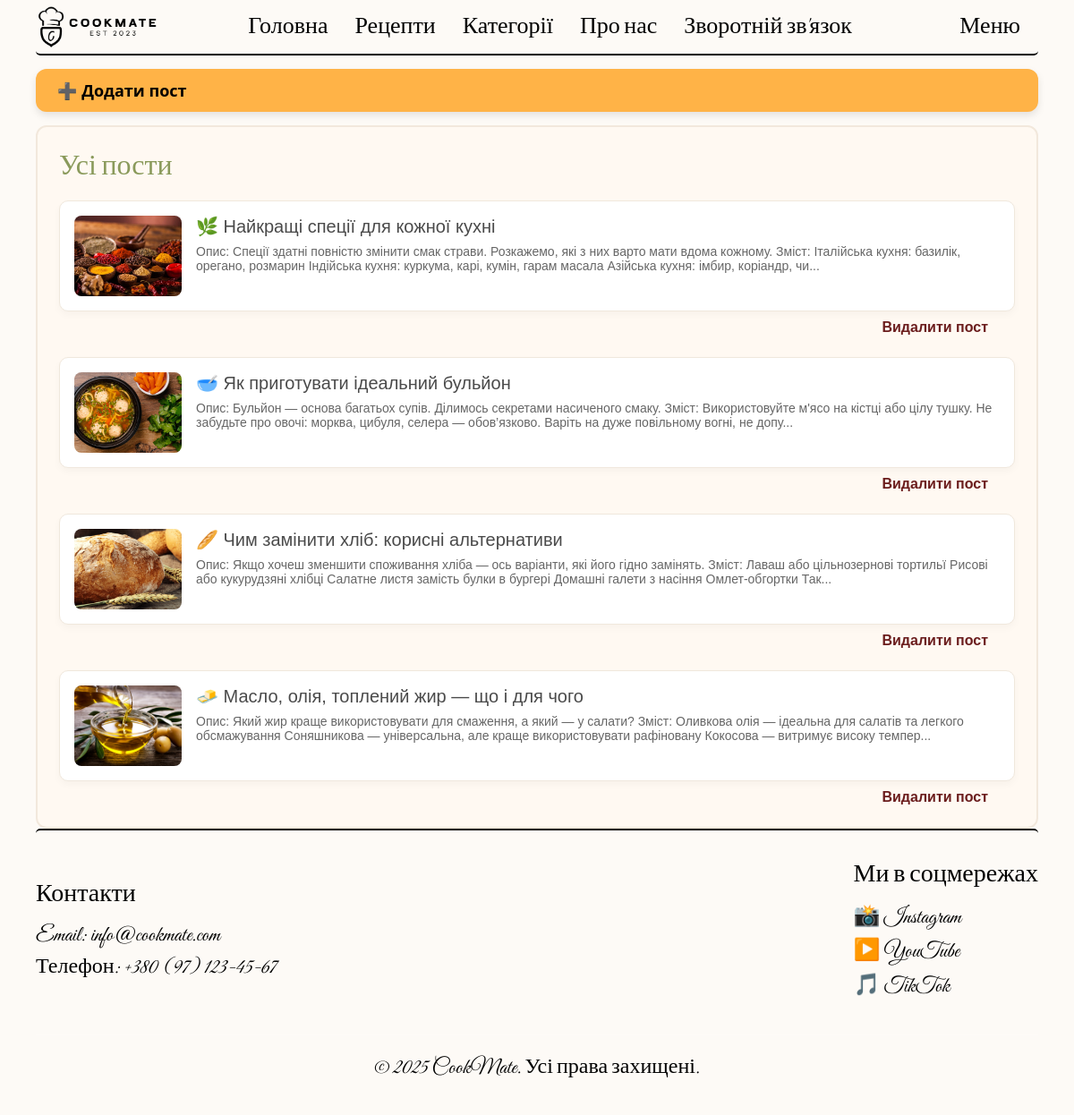
/recipes/manage_post.php, run on the app's committed database.
### tables this page shows
CREATE TABLE `post` (
  `id` int NOT NULL,
  `image` varchar(128) NOT NULL,
  `title` varchar(128) NOT NULL,
  `description` text NOT NULL
);

### recipes/app/database/db.php (called while the page is built, shortened)
<?php
require('connect.php');
function dbCheckError($query){
    $errInfo = $query->errorInfo();
    return true;
}
function selectAll($table, $params = []){
    global $pdo;
    $sql = "SELECT * FROM $table";
    $query = $pdo->prepare($sql);
    $query->execute();
    return $query->fetchAll();
}

### recipes/manage_post.php (the view, shortened to what this page needs)
<?php
$posts = selectAll('post');
?>
<!DOCTYPE html>
<html lang="en">
<head>
    <link rel="stylesheet" href="./assets/css/styles.css">
</head>
<body>
    <?php include("app/include/header.php"); ?>
    <div class="main-page-wrapper-vertical container">
        <a href="addpost.php" class="addrecipe-btn">➕ Додати пост</a>
        <div class="latest-recipes-block">
            <h2>Усі пости</h2>
            <div class="recipes-list">
                <?php foreach ($posts as $post): ?>
                    <a href="post.php?id=<?= $post['id'] ?>">
                        <div class="recipe-card">
                            <img src="./assets/img/posts/<?= $post['image'] ?>" alt="Фото посту">
                            <div class="recipe-info">
                                <h3><?= htmlspecialchars($post['title']) ?></h3>
                                <p><?= mb_strimwidth(htmlspecialchars($post['description']), 0, 240, "...") ?></p>
                            </div>
                        </div>
                    </a>
                    <div class="delrec-div"><a href="editrecipe.php?postdel_id=<?=$post['id'] ;?>" class="delrec-btn" onclick="return confirm('Ви впевнені, що хочете видалити пост?');">Видалити пост</a></div>
                <?php endforeach; ?>
            </div>
        </div>
    </div>
    <?php include("app/include/footer.php"); ?>
</body>
</html>

### recipes/assets/css/styles.css (style rules this page uses)
* { margin: 0; padding: 0; font-weight: 400; text-decoration: none; color: white; font-family: "Montserrat", sans-serif; font-optical-sizing: auto; font-weight: 500; font-style: normal; text-decoration: none; }
body { background-color: #fdfaf6; color: black; }
html { scroll-behavior: smooth; }
a { font-weight: 700; }
.container { max-width: 1120px; margin: 0 auto; }
.latest-recipes-block { flex: 3; background-color: #fff9f2; padding: 1.5rem; border-radius: 12px; border: 2px solid #f2e8dc; }
.latest-recipes-block h2 { font-family: 'Great Vibes', cursive; font-size: 32px; color: #8a9a5b; margin-bottom: 1rem; }
.recipes-list { display: flex; flex-direction: column; gap: 1.5rem; }
.recipe-card { display: flex; gap: 1rem; background-color: #fff; padding: 1rem; border-radius: 10px; box-shadow: 0 4px 8px rgba(0, 0, 0, 0.03); border: 1px solid #f0e8dd; transition: transform 0.2s; }
.recipe-card img { width: 120px; height: 90px; object-fit: cover; border-radius: 8px; }
.recipe-info h3 { margin: 0; font-size: 20px; color: #4a4a4a; }
.recipe-info p { margin: 0.5rem 0 0; font-size: 14px; color: #666; }
.addrecipe-btn { display: inline-block; padding: 12px 24px; background-color: #ffb347; color: #000; font-size: 18px; font-weight: bold; text-decoration: none; border-radius: 12px; transition: background-color 0.3s ease; box-shadow: 0 4px 8px rgba(0,0,0,0.1); font-family: 'Segoe UI', sans-serif; margin: 15px 0; }
.main-page-wrapper-vertical { display: flex; flex-direction: column; }
.delrec-div { text-align: end; margin: -15px 15px 0; }
.delrec-div a { color: #6b1d1d; margin: 0 15px; }

### data on the page
post: image (picture), title "🌿 Найкращі спеції для кожної кухні", description "Опис: Спеції здатні повністю змінити смак страви. Розкажемо, які з них варто мати вдома кожному. Зміст: Італійська кухня: базилік, орегано, розмарин Індійська кухня: куркума, карі, кумін, гарам масала Азійська кухня: імбир, коріандр, чи..."
post: image (picture), title "🥣 Як приготувати ідеальний бульйон", description "Опис: Бульйон — основа багатьох супів. Ділимось секретами насиченого смаку. Зміст: Використовуйте м'ясо на кістці або цілу тушку. Не забудьте про овочі: морква, цибуля, селера — обов’язково. Варіть на дуже повільному вогні, не допу..."
post: image (picture), title "🥖 Чим замінити хліб: корисні альтернативи", description "Опис: Якщо хочеш зменшити споживання хліба — ось варіанти, які його гідно замінять. Зміст: Лаваш або цільнозернові тортильї Рисові або кукурудзяні хлібці Салатне листя замість булки в бургері Домашні галети з насіння Омлет-обгортки Так..."
post: image (picture), title "🧈 Масло, олія, топлений жир — що і для чого", description "Опис: Який жир краще використовувати для смаження, а який — у салати? Зміст: Оливкова олія — ідеальна для салатів та легкого обсмажування Соняшникова — універсальна, але краще використовувати рафіновану Кокосова — витримує високу темпер..."
